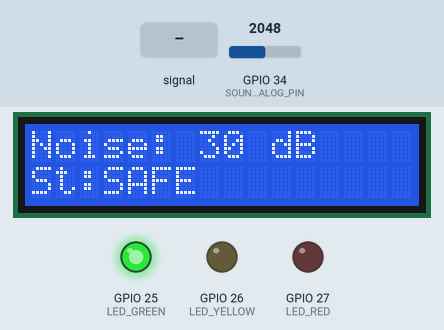
The sketch below on a simulated ESP32. On the bench: 16×2 character LCD, output pins drawn as LEDs (lit = HIGH). Inputs (shaded band) come from the test bench; at power-on: GPIO 34 (SOUND_ANALOG_PIN) = 2048 (analog values on the 0–4095 scale). WiFi joins after 1.5 s; servers stay silent unless stated; what the sketch prints to the serial monitor is not drawn.

Above: at 5.0 s.
5.1 s: GPIO 34 (SOUND_ANALOG_PIN) fed a 200 Hz sine of ±1023 counts around its level
At 6.0 s:
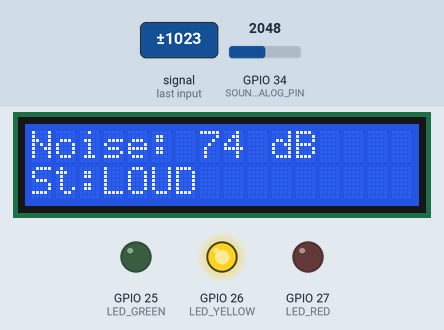
6.9 s: GPIO 34 (SOUND_ANALOG_PIN) fed a 50 Hz sine of ±1228 counts around its level
At 8.6 s:
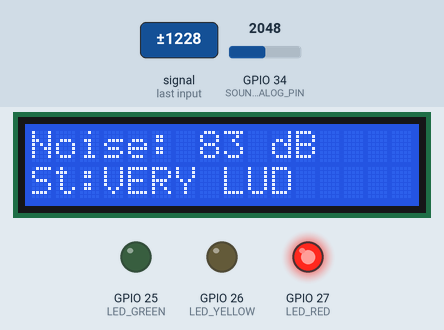
8.9 s: GPIO 34 (SOUND_ANALOG_PIN) fed a 200 Hz sine of ±1842 counts around its level
At 10.3 s:
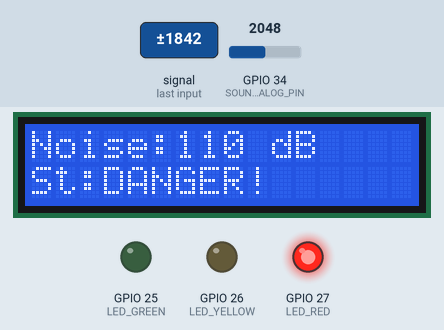
10.9 s: GPIO 34 (SOUND_ANALOG_PIN) set to 2866
At 11.8 s:
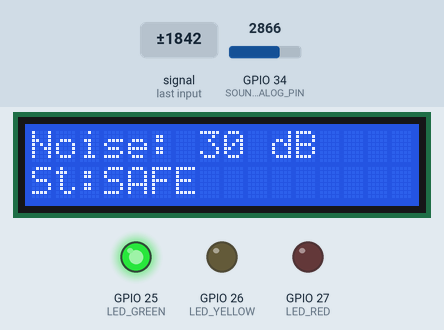
Timing chart, 0 to 13.9 s (numbered marks = the images above; inputs shaded):
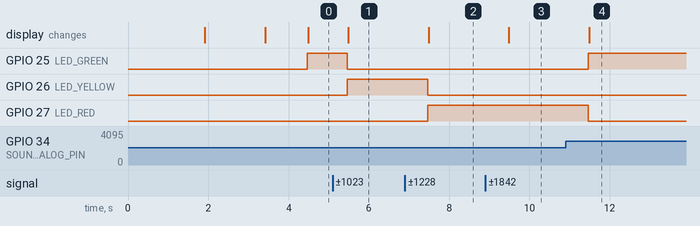

Measured:
- after the input at 5.1 s, GPIO 25 (LED_GREEN): HIGH → LOW after 0.36 s; GPIO 26 (LED_YELLOW): LOW → HIGH after 0.36 s; the display: changes after 0.39 s (image 1)
- after the input at 6.9 s, GPIO 26 (LED_YELLOW): HIGH → LOW after 0.56 s; GPIO 27 (LED_RED): LOW → HIGH after 0.56 s; the display: changes after 0.59 s (image 2)
- after the input at 8.9 s, the display: changes after 0.59 s (image 3)
- after the input at 10.9 s, GPIO 25 (LED_GREEN): LOW → HIGH after 0.56 s; GPIO 27 (LED_RED): HIGH → LOW after 0.56 s; the display: changes after 0.59 s (image 4)

The sketch:

e-Pollution-Monitoring-with-ESP32-Sound-Sensor-and-Blynk-IoT.ino
```cpp
/*
  =====================================================
  IoT Noise Pollution Monitor — LCD I2C Version
  Hardware : ESP32 + KY-038 + 16x2 LCD I2C + Blynk
  =====================================================
*/

#define BLYNK_TEMPLATE_ID "Template ID"
#define BLYNK_TEMPLATE_NAME "Noise Pollution Monitoring"
#define BLYNK_AUTH_TOKEN "Auth Token"

#include <WiFi.h>
#include <BlynkSimpleEsp32.h>
#include <Wire.h>
#include <LiquidCrystal_I2C.h>   // ← replaces Adafruit SSD1306

// ─── WiFi Credentials ────────────────────────────────

const char* ssid     = "WiFi Username";
const char* password = "WiFi Password";

// ─── LCD Setup ───────────────────────────────────────
// Try 0x27 first; if blank, change to 0x3F
LiquidCrystal_I2C lcd(0x27, 16, 2);

// ─── Pin Definitions ─────────────────────────────────
#define SOUND_ANALOG_PIN  34
#define LED_GREEN         25
#define LED_YELLOW        26
#define LED_RED           27

// ─── dB Calibration ──────────────────────────────────
#define DB_MIN  30
#define DB_MAX  120
#define ADC_MIN 0
#define ADC_MAX 4095

// ─── Timing ──────────────────────────────────────────
BlynkTimer timer;
const int SAMPLE_WINDOW = 50;  // ms

// ─────────────────────────────────────────────────────
float adcToDecibels(int raw) {
  float db = map(raw, ADC_MIN, ADC_MAX, DB_MIN, DB_MAX);
  return constrain(db, DB_MIN, DB_MAX);
}

// ─────────────────────────────────────────────────────
String getStatus(float db) {
  if (db < 60)  return "SAFE    ";
  if (db < 70)  return "MODERATE";
  if (db < 80)  return "LOUD    ";
  if (db < 90)  return "VERY LUD";   // 8 chars max for LCD
  return "DANGER! ";
}

// ─────────────────────────────────────────────────────
void updateLEDs(float db) {
  digitalWrite(LED_GREEN,  db < 60  ? HIGH : LOW);
  digitalWrite(LED_YELLOW, (db >= 60 && db < 80) ? HIGH : LOW);
  digitalWrite(LED_RED,    db >= 80 ? HIGH : LOW);
}

// ─────────────────────────────────────────────────────
void updateLCD(float db, String status) {
  // Line 1:  "Noise: 072 dB   "
  lcd.setCursor(0, 0);
  lcd.print("Noise:");
  lcd.print((int)db < 10 ? "  " : (int)db < 100 ? " " : "");
  lcd.print((int)db);
  lcd.print(" dB     ");

  // Line 2:  "Status:MODERATE "
  lcd.setCursor(0, 1);
  lcd.print("St:");
  lcd.print(status);  // already padded to 8 chars
}

// ─────────────────────────────────────────────────────
void measureAndSend() {
  int signalMax = 0, signalMin = 4095;
  unsigned long start = millis();

  while (millis() - start < SAMPLE_WINDOW) {
    int s = analogRead(SOUND_ANALOG_PIN);
    if (s > signalMax) signalMax = s;
    if (s < signalMin) signalMin = s;
  }

  int   peakToPeak = signalMax - signalMin;
  float db         = adcToDecibels(peakToPeak);
  String status    = getStatus(db);

  updateLEDs(db);
  updateLCD(db, status);

  Blynk.virtualWrite(V0, (int)db);
  Blynk.virtualWrite(V1, status);
  Blynk.virtualWrite(V2, peakToPeak);

  Serial.printf("ADC P2P: %d  |  dB: %.1f  |  %s\n",
                peakToPeak, db, status.c_str());
}

// ─────────────────────────────────────────────────────
void setup() {
  Serial.begin(115200);

  pinMode(LED_GREEN,  OUTPUT);
  pinMode(LED_YELLOW, OUTPUT);
  pinMode(LED_RED,    OUTPUT);

  analogReadResolution(12);

  // LCD init
  lcd.init();
  lcd.backlight();
  lcd.setCursor(0, 0);
  lcd.print("Noise Monitor");
  lcd.setCursor(0, 1);
  lcd.print("Connecting...");

  // Connect Blynk + WiFi
  Blynk.begin(BLYNK_AUTH_TOKEN, ssid, password);

  lcd.clear();
  lcd.setCursor(0, 0);
  lcd.print("WiFi Connected!");
  delay(1500);
  lcd.clear();

  timer.setInterval(1000L, measureAndSend);
}

void loop() {
  Blynk.run();
  timer.run();
}
```
